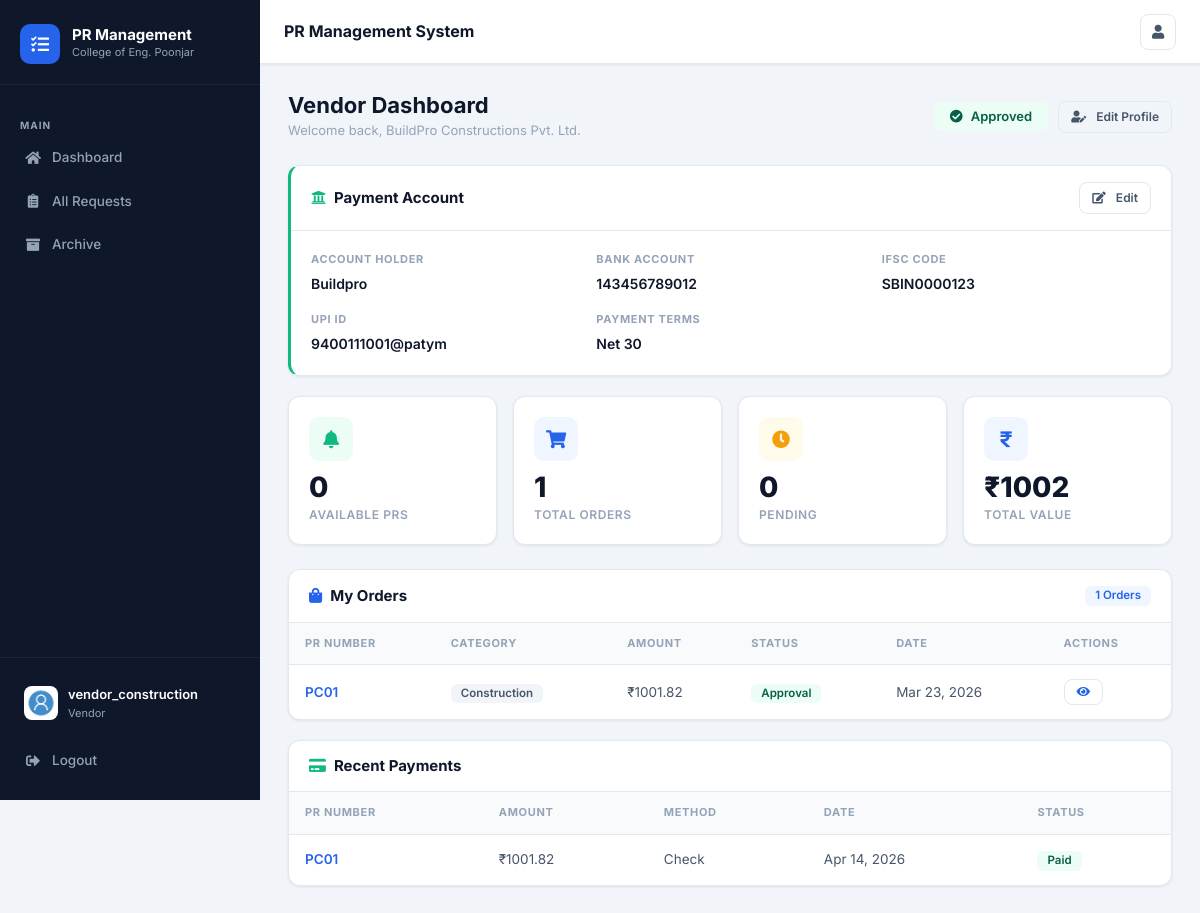
Screenshot of /vendor/dashboard/ (signed in) with the database file from the repository.
### users/models.py (models this page shows, shortened)
class Profile(models.Model):
    user = models.OneToOneField(User, on_delete=models.CASCADE)
    image = models.ImageField(default='default.jpg', upload_to='profile_pics')
    role = models.CharField(max_length=20, choices=ROLE_CHOICES, default='requester')
    def is_admin(self):
        return self.role == 'admin'
    def is_buyer(self):
        return self.role == 'buyer'
    def is_requester(self):
        return self.role == 'requester'
    def is_vendor(self):
        return self.role == 'vendor'

### prs/models.py (models this page shows, shortened)
class Vendor(models.Model):
    user = models.OneToOneField(User, on_delete=models.CASCADE, null=True, blank=True, related_name='vendor_profile')
    name = models.CharField(max_length=200, unique=True)
    contact_person = models.CharField(max_length=200, blank=True)
    email = models.EmailField(blank=True)
    phone = models.CharField(max_length=50, blank=True)
    address = models.TextField(blank=True)
    website = models.URLField(blank=True)
    tax_id = models.CharField(max_length=100, blank=True, help_text="Tax ID or Business Registration Number")
    bank_account = models.CharField(max_length=100, blank=True)
    account_holder = models.CharField(max_length=200, blank=True, help_text="Bank account holder name")
    ifsc_code = models.CharField(max_length=20, blank=True, help_text="IFSC code for bank transfer")
    upi_id = models.CharField(max_length=100, blank=True, help_text="UPI ID for payments (e.g. vendor@upi)")
    payment_terms = models.CharField(max_length=100, blank=True, help_text="e.g., Net 30, Net 60")
    categories = models.CharField(
        max_length=500,
        blank=True,
        help_text="Select categories you serve (comma-separated)"
    )
    status = models.CharField(max_length=50, choices=vendor_status_choice, default='Pending')
    rating = models.FloatField(default=0.0, help_text="Average rating out of 5")
    is_approved = models.BooleanField(default=False)
    approved_by = models.ForeignKey(User, on_delete=models.SET_NULL, null=True, blank=True, related_name='vendors_approved')
    approved_date = models.DateTimeField(null=True, blank=True)
    date_added = models.DateTimeField(default=timezone.now)
    added_by = models.ForeignKey(User, on_delete=models.SET_NULL, null=True, related_name='vendors_added')
    notes = models.TextField(blank=True)
    class Meta:
        ordering = ['name']

class PR(models.Model):
    pr_number = models.CharField(max_length=100, unique=True)
    item_type = models.CharField(max_length=200, blank=True, help_text="Type of item/service needed")
    items_description = models.TextField(blank=True, help_text="Detailed description of items needed")
    quantity = models.CharField(max_length=100, blank=True, help_text="Quantity needed (e.g., 10 units, 5 boxes)")
    specifications = models.TextField(blank=True, help_text="Technical specifications or requirements")
    estimated_price = models.FloatField(null=True, blank=True, help_text="Vendor's estimated price")
    quotation_notes = models.TextField(blank=True, help_text="Vendor's quotation notes and breakdown")
    quotation_date = models.DateTimeField(null=True, blank=True)
    quotation_submitted_by = models.ForeignKey(User, on_delete=models.SET_NULL, null=True, blank=True, related_name='quotations_submitted')
    total = models.FloatField(max_length=100, default=0.00, help_text="Final approved price")
    price_approved = models.BooleanField(default=False)
    price_approved_by = models.ForeignKey(User, on_delete=models.SET_NULL, null=True, blank=True, related_name='prices_approved')
    price_approved_date = models.DateTimeField(null=True, blank=True)
    status = models.CharField(max_length=100, choices=status_choice, default='Open')
    category = models.CharField(max_length=100, choices=category_choice, default='Choose Category')
    description = models.TextField(blank=True, default='', help_text="Additional notes and comments")
    date_posted = models.DateTimeField(default=timezone.now)
    author = models.ForeignKey(User, on_delete=models.CASCADE) # one user can have many prs
    vendor = models.ForeignKey(Vendor, on_delete=models.SET_NULL, null=True, blank=True, related_name='pr_set')
    vendor_name = models.CharField(max_length=200, blank=True, default='')
    vendor_contact = models.CharField(max_length=100, blank=True, default='')
    payment_status = models.CharField(max_length=50, choices=payment_status_choice, default='Pending')
    payment_date = models.DateField(null=True, blank=True)
    payment_notes = models.TextField(blank=True, default='')
    delivery_status = models.CharField(max_length=50, choices=delivery_status_choice, default='Not Shipped')
    delivery_address = models.TextField(blank=True, default='', help_text="Delivery address provided by requester")
    requester_approved_quotation = models.BooleanField(default=False, help_text="Requester approved the quotation and paid")
    payment_transaction_id = models.CharField(max_length=200, blank=True, default='', help_text="Online payment transaction ID")
    payment_method_used = models.CharField(max_length=100, blank=True, default='', help_text="Payment method used by requester")

class Payment(models.Model):
    pr = models.ForeignKey('PR', on_delete=models.CASCADE, related_name='payments')
    vendor = models.ForeignKey(Vendor, on_delete=models.SET_NULL, null=True, blank=True)
    amount = models.FloatField()
    payment_method = models.CharField(max_length=50, choices=(
        ('Bank Transfer', 'Bank Transfer'),
        ('Check', 'Check'),
        ('Credit Card', 'Credit Card'),
        ('Cash', 'Cash'),
        ('Other', 'Other')
    ))
    payment_date = models.DateField()
    reference_number = models.CharField(max_length=100, blank=True)
    status = models.CharField(max_length=50, choices=payment_status_choice, default='Pending')
    notes = models.TextField(blank=True)
    processed_by = models.ForeignKey(User, on_delete=models.SET_NULL, null=True)
    created_at = models.DateTimeField(default=timezone.now)
    class Meta:
        ordering = ['-payment_date']

### prs/views.py (the view)
# urls.py: path('vendor/dashboard/', VendorDashboardView.as_view(), name='vendor-dashboard'),
class VendorDashboardView(LoginRequiredMixin, DetailView):
    model = Vendor
    template_name = 'prs/vendor_dashboard.html'
    context_object_name = 'vendor'
    def dispatch(self, request, *args, **kwargs):
        try:
            Vendor.objects.get(user=request.user)
        except Vendor.DoesNotExist:
            from django.contrib import messages
            messages.info(request, 'Please complete your vendor registration first.')
            return redirect('vendor-register')
        return super().dispatch(request, *args, **kwargs)
    def get_object(self):
        return Vendor.objects.get(user=self.request.user)
    def get_context_data(self, **kwargs):
        context = super().get_context_data(**kwargs)
        vendor = self.get_object()
        vendor_categories = [cat.strip() for cat in vendor.categories.split(',')] if vendor.categories else []
        available_prs = PR.objects.filter(
            category__in=vendor_categories,
            status__in=['Open', 'Pending']
        ).exclude(
            vendor=vendor  # Exclude already assigned to this vendor
        ).order_by('-date_posted')
        context['prs'] = vendor.pr_set.all().order_by('-date_posted')
        context['available_prs'] = available_prs  # PRs vendor can quote on
        context['pending_prs'] = vendor.pr_set.filter(status='Pending').count()
        context['approved_prs'] = vendor.pr_set.filter(status='Approval').count()
        context['total_value'] = sum(pr.total for pr in vendor.pr_set.all())
        context['prs_to_ship'] = vendor.pr_set.filter(
            requester_approved_quotation=True,
            delivery_status='Not Shipped'
        ).order_by('-date_posted')
        context['payments'] = Payment.objects.filter(vendor=vendor).order_by('-payment_date')[:10]
        context['total_paid'] = sum(p.amount for p in Payment.objects.filter(vendor=vendor, status='Paid'))
        context['deliveries'] = Delivery.objects.filter(vendor=vendor).order_by('-created_at')[:10]
        context['pending_deliveries'] = Delivery.objects.filter(vendor=vendor, status='In Transit').count()
        return context

### prs/templates/prs/vendor_dashboard.html (shortened to what this page needs)
{% extends "prs/layout.html" %}
{% block content %}
<div class="page-header">
  <div class="page-header-left">
    <h1>Vendor Dashboard</h1>
    <p>Welcome back, {{ vendor.name }}</p>
  </div>
  <div style="display:flex;gap:10px;align-items:center;">
    {% if not vendor.is_approved %}
    <span class="badge badge-orange" style="padding:8px 16px;font-size:13px;"><i class="fas fa-clock mr-1"></i>Pending Approval</span>
    {% else %}
    <span class="badge badge-green" style="padding:8px 16px;font-size:13px;"><i class="fas fa-check-circle mr-1"></i>Approved</span>
    {% endif %}
    <a href="{% url 'vendor-profile-edit' %}" class="btn btn-outline btn-sm"><i class="fas fa-user-edit mr-1"></i>Edit Profile</a>
  </div>
</div>
{% if vendor.bank_account or vendor.upi_id %}
<div class="card" style="margin-bottom:20px;border-left:3px solid var(--success);">
  <div class="card-header" style="display:flex;justify-content:space-between;align-items:center;">
    <h5><i class="fas fa-university mr-2" style="color:var(--success)"></i>Payment Account</h5>
    <a href="{% url 'vendor-profile-edit' %}" class="btn btn-outline btn-sm"><i class="fas fa-edit mr-1"></i>Edit</a>
  </div>
  <div class="card-body">
    <div style="display:grid;grid-template-columns:repeat(auto-fit,minmax(200px,1fr));gap:16px;">
      {% if vendor.account_holder %}
      <div><div class="detail-label">Account Holder</div><div class="detail-value">{{ vendor.account_holder }}</div></div>
      {% endif %}
      {% if vendor.bank_account %}
      <div><div class="detail-label">Bank Account</div><div class="detail-value">{{ vendor.bank_account }}</div></div>
      {% endif %}
      {% if vendor.ifsc_code %}
      <div><div class="detail-label">IFSC Code</div><div class="detail-value">{{ vendor.ifsc_code }}</div></div>
      {% endif %}
      {% if vendor.upi_id %}
      <div><div class="detail-label">UPI ID</div><div class="detail-value">{{ vendor.upi_id }}</div></div>
      {% endif %}
      {% if vendor.payment_terms %}
      <div><div class="detail-label">Payment Terms</div><div class="detail-value">{{ vendor.payment_terms }}</div></div>
      {% endif %}
    </div>
  </div>
</div>
{% endif %}
<div class="stat-grid">
  <div class="stat-card">
    <div class="stat-card-top">
      <div class="stat-card-icon green"><i class="fas fa-bell"></i></div>
    </div>
    <div class="stat-card-value">{{ available_prs|length }}</div>
    <div class="stat-card-label">Available PRs</div>
  </div>
  <div class="stat-card">
    <div class="stat-card-top">
      <div class="stat-card-icon blue"><i class="fas fa-shopping-cart"></i></div>
    </div>
    <div class="stat-card-value">{{ prs|length }}</div>
    <div class="stat-card-label">Total Orders</div>
  </div>
  <div class="stat-card">
    <div class="stat-card-top">
      <div class="stat-card-icon orange"><i class="fas fa-clock"></i></div>
    </div>
    <div class="stat-card-value">{{ pending_prs }}</div>
    <div class="stat-card-label">Pending</div>
  </div>
  <div class="stat-card">
    <div class="stat-card-top">
      <div class="stat-card-icon blue"><i class="fas fa-rupee-sign"></i></div>
    </div>
    <div class="stat-card-value">₹{{ total_value|floatformat:0 }}</div>
    <div class="stat-card-label">Total Value</div>
  </div>
</div>
<div class="card" style="margin-bottom:20px;">
  <div class="card-header">
    <h5><i class="fas fa-shopping-bag mr-2" style="color:var(--primary)"></i>My Orders</h5>
    <span class="badge badge-blue">{{ prs|length }} Orders</span>
  </div>
  {% if prs %}
  <table class="data-table">
    <thead>
      <tr>
        <th>PR Number</th>
        <th>Category</th>
        <th>Amount</th>
        <th>Status</th>
        <th>Date</th>
        <th>Actions</th>
      </tr>
    </thead>
    <tbody>
      {% for pr in prs %}
      <tr>
        <td><a href="{% url 'pr-detail' pr.id %}">{{ pr.pr_number }}</a></td>
        <td><span class="badge badge-gray">{{ pr.category }}</span></td>
        <td>₹{{ pr.total }}</td>
        <td>
          {% if pr.status == 'Pending' %}<span class="badge badge-orange">{{ pr.status }}</span>
          {% elif pr.status == 'Approval' %}<span class="badge badge-green">{{ pr.status }}</span>
          {% else %}<span class="badge badge-gray">{{ pr.status }}</span>{% endif %}
        </td>
        <td>{{ pr.date_posted|date:"M d, Y" }}</td>
        <td><a href="{% url 'pr-detail' pr.id %}" class="btn btn-outline btn-sm"><i class="fas fa-eye"></i></a></td>
      </tr>
      {% endfor %}
    </tbody>
  </table>
  {% else %}
  <div class="empty-state">
    <div class="empty-state-icon"><i class="fas fa-shopping-cart"></i></div>
    <h4>No Orders Yet</h4>
    <p>Orders assigned to you will appear here.</p>
  </div>
  {% endif %}
</div>
{% if payments %}
<div class="card">
  <div class="card-header">
    <h5><i class="fas fa-credit-card mr-2" style="color:var(--success)"></i>Recent Payments</h5>
  </div>
  <table class="data-table">
    <thead>
      <tr>
        <th>PR Number</th>
        <th>Amount</th>
        <th>Method</th>
        <th>Date</th>
        <th>Status</th>
      </tr>
    </thead>
    <tbody>
      {% for payment in payments %}
      <tr>
        <td><a href="{% url 'pr-detail' payment.pr.pk %}">{{ payment.pr.pr_number }}</a></td>
        <td>₹{{ payment.amount }}</td>
        <td>{{ payment.payment_method }}</td>
        <td>{{ payment.payment_date|date:"M d, Y" }}</td>
        <td>
          {% if payment.status == 'Paid' %}<span class="badge badge-green">{{ payment.status }}</span>
          {% else %}<span class="badge badge-gray">{{ payment.status }}</span>{% endif %}
        </td>
      </tr>
      {% endfor %}
    </tbody>
  </table>
</div>
{% endif %}
{% endblock %}

### prs/templates/prs/layout.html (shortened to what this page needs)
{% load static %}
<!DOCTYPE html>
<html lang="en">
<head>
  <link rel="stylesheet" href="https://maxcdn.bootstrapcdn.com/bootstrap/4.0.0/css/bootstrap.min.css">
  <link rel="stylesheet" href="https://cdnjs.cloudflare.com/ajax/libs/font-awesome/5.15.4/css/all.min.css">
  <link rel="stylesheet" href="{% static 'prs/new-design.css' %}">
</head>
<body>
{% if user.is_authenticated %}
<aside class="app-sidebar" id="appSidebar">
  <div class="sidebar-logo">
    <div class="sidebar-logo-icon"><i class="fas fa-tasks"></i></div>
    <div>
      <div class="sidebar-logo-text">PR Management</div>
      <div class="sidebar-logo-sub">College of Eng. Poonjar</div>
    </div>
  </div>
  <nav class="sidebar-nav">
    <div class="sidebar-section-label">Main</div>
    <a href="{% url 'dashboard' %}" class="sidebar-link {% if request.resolver_match.url_name == 'dashboard' %}active{% endif %}">
      <i class="fas fa-home"></i> Dashboard
    </a>
    <a href="{% url 'prs-home' %}" class="sidebar-link {% if request.resolver_match.url_name == 'prs-home' %}active{% endif %}">
      <i class="fas fa-clipboard-list"></i> All Requests
    </a>
    <a href="{% url 'pr-archive' %}" class="sidebar-link {% if request.resolver_match.url_name == 'pr-archive' %}active{% endif %}">
      <i class="fas fa-archive"></i> Archive
    </a>
  </nav>
  <div class="sidebar-footer">
    <a href="{% url 'profile' %}" class="sidebar-user" style="text-decoration:none;">
      <img src="{{ user.profile.image.url }}" alt="{{ user.username }}">
      <div>
        <div class="sidebar-user-name">{{ user.username }}</div>
        <div class="sidebar-user-role">
          {% if user.profile.is_admin %}Admin
          {% elif user.profile.is_buyer %}Buyer
          {% elif user.profile.is_vendor %}Vendor
          {% else %}Requester{% endif %}
        </div>
      </div>
    </a>
    <form method="POST" action="{% url 'logout' %}" style="margin-top:8px;">
      <button type="submit" class="sidebar-link w-100" style="background:none;border:none;cursor:pointer;text-align:left;">
        <i class="fas fa-sign-out-alt"></i> Logout
      </button>
    </form>
  </div>
</aside>
<div class="app-main">
  <header class="app-topbar">
    <div class="topbar-title">PR Management System</div>
    <div class="topbar-actions">
      <a href="{% url 'profile' %}" class="topbar-btn" title="Profile">
        <i class="fas fa-user"></i>
      </a>
    </div>
  </header>
  <div class="app-content">
{% endif %}
{% block content %}{% endblock %}
{% if user.is_authenticated %}
  </div>
</div>
{% endif %}
</body>
</html>

### rows the page displays
Vendor: name "BuildPro Constructions Pvt. Ltd.", account_holder "Buildpro", bank_account "143456789012", ifsc_code "SBIN0000123", upi_id "9400111001@patym", payment_terms "Net 30"
PR: pr_number "PC01", category "Construction", total "1001.82", status "Approval", date_posted "Mar 23, 2026"
Payment: pr.pr_number "PC01", amount "1001.82", payment_method "Check", payment_date "Apr 14, 2026", status "Paid"

### other values shown
{{ user.username }} "vendor_construction"
{{ available_prs|length }} "0"
{{ prs|length }} "1"
{{ pending_prs }} "0"
{{ total_value|floatformat:0 }} "1002"
